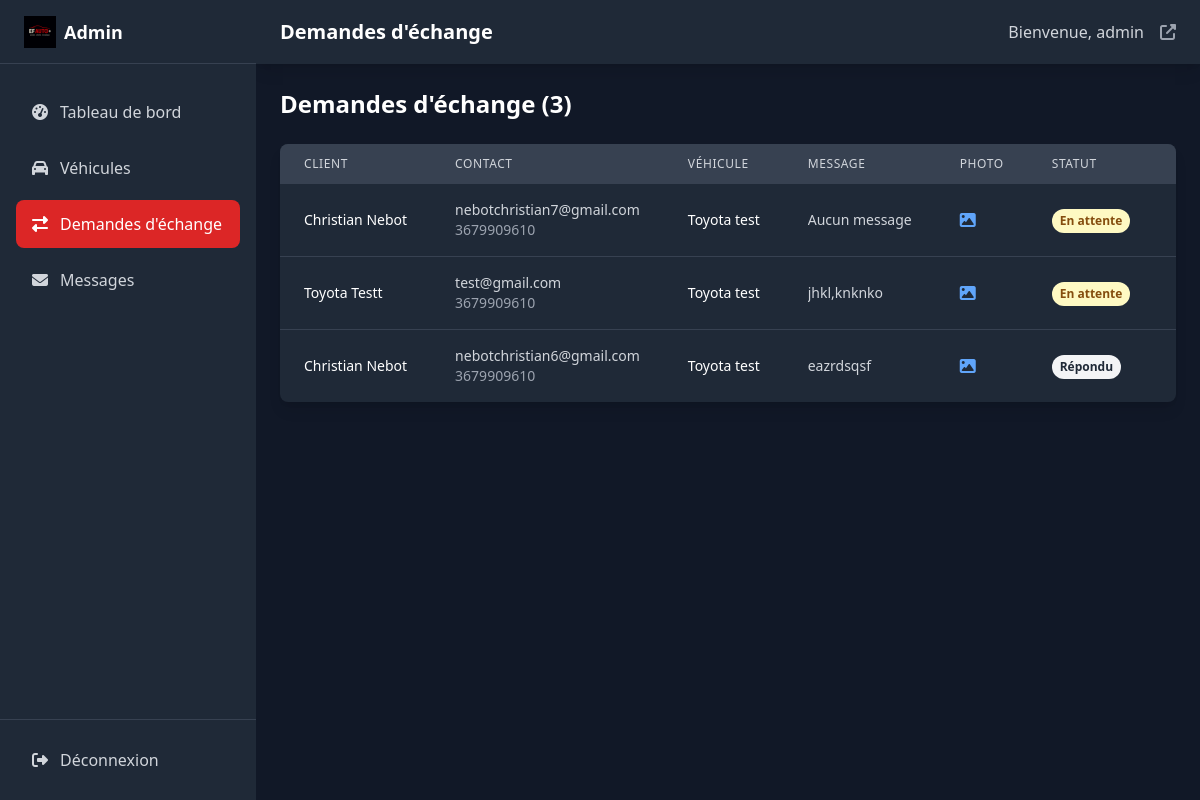
The app's page /admin/exchanges (signed in) with its own data.
### app.py (models this page shows)
class User(UserMixin, db.Model):
    id = db.Column(db.Integer, primary_key=True)
    username = db.Column(db.String(80), unique=True, nullable=False)
    password_hash = db.Column(db.String(120), nullable=False)
    email = db.Column(db.String(120), unique=True, nullable=False)
    created_at = db.Column(db.DateTime, default=datetime.utcnow)

class ExchangeRequest(db.Model):
    id = db.Column(db.Integer, primary_key=True)
    name = db.Column(db.String(100), nullable=False)
    email = db.Column(db.String(120), nullable=False)
    phone = db.Column(db.String(20), nullable=False)
    vehicle = db.Column(db.String(200), nullable=False)
    message = db.Column(db.Text)
    photo_path = db.Column(db.String(500))
    status = db.Column(db.String(20), default='En attente')
    created_at = db.Column(db.DateTime, default=datetime.utcnow)

### app.py (the view)
@app.route('/admin/exchanges')
@login_required
def admin_exchanges():
    exchanges = ExchangeRequest.query.order_by(ExchangeRequest.created_at.desc()).all()
    return render_template('admin/exchanges.html', exchanges=exchanges)

### app.py (called while the page is built)
@login_manager.user_loader
def load_user(user_id):
    return User.query.get(int(user_id))

### templates/admin/exchanges.html (shortened to what this page needs)
{% extends "admin/base.html" %}
{% block page_title %}Demandes d'échange{% endblock %}
{% block content %}
<div class="space-y-6">
    <div class="flex justify-between items-center">
        <h2 class="text-2xl font-bold">Demandes d'échange ({{ exchanges|length }})</h2>
    </div>
    <div class="bg-gray-800 rounded-lg shadow-lg overflow-hidden">
        <div class="overflow-x-auto">
            <table class="w-full">
                <thead class="bg-gray-700">
                    <tr>
                        <th class="px-6 py-3 text-left text-xs font-medium text-gray-300 uppercase tracking-wider">
                            Client</th>
                        <th class="px-6 py-3 text-left text-xs font-medium text-gray-300 uppercase tracking-wider">
                            Contact</th>
                        <th class="px-6 py-3 text-left text-xs font-medium text-gray-300 uppercase tracking-wider">
                            Véhicule</th>
                        <th class="px-6 py-3 text-left text-xs font-medium text-gray-300 uppercase tracking-wider">
                            Message</th>
                        <th class="px-6 py-3 text-left text-xs font-medium text-gray-300 uppercase tracking-wider">Photo
                        </th>
                        <th class="px-6 py-3 text-left text-xs font-medium text-gray-300 uppercase tracking-wider">
                            Statut</th>
                        <th class="px-6 py-3 text-left text-xs font-medium text-gray-300 uppercase tracking-wider">Date
                        </th>
                    </tr>
                </thead>
                <tbody class="divide-y divide-gray-700">
                    {% for exchange in exchanges %}
                    <tr class="hover:bg-gray-700">
                        <td class="px-6 py-4 whitespace-nowrap">
                            <div>
                                <div class="text-sm font-medium text-white">{{ exchange.name }}</div>
                            </div>
                        </td>
                        <td class="px-6 py-4 whitespace-nowrap">
                            <div class="text-sm text-gray-300">
                                <div>{{ exchange.email }}</div>
                                <div class="text-gray-400">{{ exchange.phone }}</div>
                            </div>
                        </td>
                        <td class="px-6 py-4 whitespace-nowrap">
                            <div class="text-sm text-white">{{ exchange.vehicle }}</div>
                        </td>
                        <td class="px-6 py-4">
                            <div class="text-sm text-gray-300 max-w-xs truncate">
                                {{ exchange.message or 'Aucun message' }}
                            </div>
                        </td>
                        <td class="px-6 py-4 whitespace-nowrap">
                            {% if exchange.photo_path %}
                            <a href="{{ url_for('static', filename=exchange.photo_path) }}" target="_blank"
                                class="text-blue-400 hover:text-blue-300">
                                <i class="fas fa-image"></i>
                            </a>
                            {% else %}
                            <span class="text-gray-500">Aucune</span>
                            {% endif %}
                        </td>
                        <td class="px-6 py-4 whitespace-nowrap">
                            <span class="inline-flex px-2 py-1 text-xs font-semibold rounded-full
                                       {% if exchange.status == 'En attente' %}bg-yellow-100 text-yellow-800
                                       {% elif exchange.status == 'En cours' %}bg-blue-100 text-blue-800
                                       {% elif exchange.status == 'Terminé' %}bg-green-100 text-green-800
                                       {% elif exchange.status == 'Annulé' %}bg-red-100 text-red-800
                                       {% else %}bg-gray-100 text-gray-800{% endif %}">
                                {{ exchange.status }}
                            </span>
                        </td>
                        <td class="px-6 py-4 whitespace-nowrap text-sm text-gray-400">
                        </td>
                    </tr>
                    {% else %}
                    <tr>
                        <td colspan="8" class="px-6 py-4 text-center text-gray-400">
                            Aucune demande d'échange trouvée
                        </td>
                    </tr>
                    {% endfor %}
                </tbody>
            </table>
        </div>
    </div>
</div>
{% endblock %}

### templates/admin/base.html (shortened to what this page needs)
<!DOCTYPE html>
<html lang="fr">
<head>
    <script src="https://cdn.tailwindcss.com"></script>
    <link rel="stylesheet" href="https://cdnjs.cloudflare.com/ajax/libs/font-awesome/6.4.0/css/all.min.css">
</head>
<body class="bg-gray-900 text-white">
    <div class="fixed inset-y-0 left-0 z-50 w-64 bg-gray-800 transform transition-transform duration-300 ease-in-out"
        id="sidebar">
        <div class="flex items-center justify-between h-16 px-6 border-b border-gray-700">
            <div class="flex items-center">
                <img src="{{ url_for('static', filename='images/ef_autoplus_logo.jpg') }}" alt="EF AUTO+" class="h-8">
                <span class="ml-2 text-lg font-bold">Admin</span>
            </div>
        </div>
        <nav class="mt-6 px-4">
            <div class="space-y-2">
                <a href="{{ url_for('admin_dashboard') }}"
                    class="flex items-center px-4 py-3 text-gray-300 hover:bg-gray-700 hover:text-white rounded-lg transition duration-200 {% if request.endpoint == 'admin_dashboard' %}bg-red-600 text-white{% endif %}">
                    <i class="fas fa-tachometer-alt mr-3"></i>
                    Tableau de bord
                </a>
                <a href="{{ url_for('admin_vehicles') }}"
                    class="flex items-center px-4 py-3 text-gray-300 hover:bg-gray-700 hover:text-white rounded-lg transition duration-200 {% if 'admin_vehicles' in request.endpoint %}bg-red-600 text-white{% endif %}">
                    <i class="fas fa-car mr-3"></i>
                    Véhicules
                </a>
                <a href="{{ url_for('admin_exchanges') }}"
                    class="flex items-center px-4 py-3 text-gray-300 hover:bg-gray-700 hover:text-white rounded-lg transition duration-200 {% if request.endpoint == 'admin_exchanges' %}bg-red-600 text-white{% endif %}">
                    <i class="fas fa-exchange-alt mr-3"></i>
                    Demandes d'échange
                </a>
                <a href="{{ url_for('admin_contacts') }}"
                    class="flex items-center px-4 py-3 text-gray-300 hover:bg-gray-700 hover:text-white rounded-lg transition duration-200 {% if request.endpoint == 'admin_contacts' %}bg-red-600 text-white{% endif %}">
                    <i class="fas fa-envelope mr-3"></i>
                    Messages
                </a>
            </div>
        </nav>
        <div class="absolute bottom-0 left-0 right-0 p-4 border-t border-gray-700">
            <a href="{{ url_for('admin_logout') }}"
                class="flex items-center px-4 py-3 text-gray-300 hover:bg-gray-700 hover:text-white rounded-lg transition duration-200">
                <i class="fas fa-sign-out-alt mr-3"></i>
                Déconnexion
            </a>
        </div>
    </div>
    <div class="md:ml-64 min-h-screen">
        <header class="bg-gray-800 shadow-lg">
            <div class="flex items-center justify-between h-16 px-6">
                <div class="flex items-center">
                    <h1 class="text-xl font-semibold">{% block page_title %}Administration{% endblock %}</h1>
                </div>
                <div class="flex items-center space-x-4">
                    <span class="text-gray-300">Bienvenue, {{ current_user.username }}</span>
                    <a href="{{ url_for('home') }}" class="text-gray-400 hover:text-white">
                        <i class="fas fa-external-link-alt"></i>
                    </a>
                </div>
            </div>
        </header>
        <main class="p-6">
            {% block content %}{% endblock %}
        </main>
    </div>
</body>
</html>

### records on screen
User: username "admin"
ExchangeRequest: name "Christian Nebot", email "nebotchristian7@gmail.com", phone "3679909610", vehicle "Toyota test", message "Aucun message", status "En attente"
ExchangeRequest: name "Toyota Testt", email "test@gmail.com", phone "3679909610", vehicle "Toyota test", message "jhkl,knknko", status "En attente"
ExchangeRequest: name "Christian Nebot", email "nebotchristian6@gmail.com", phone "3679909610", vehicle "Toyota test", message "eazrdsqsf", status "Répondu"

### other values on screen
{{ exchanges|length }} "3"
